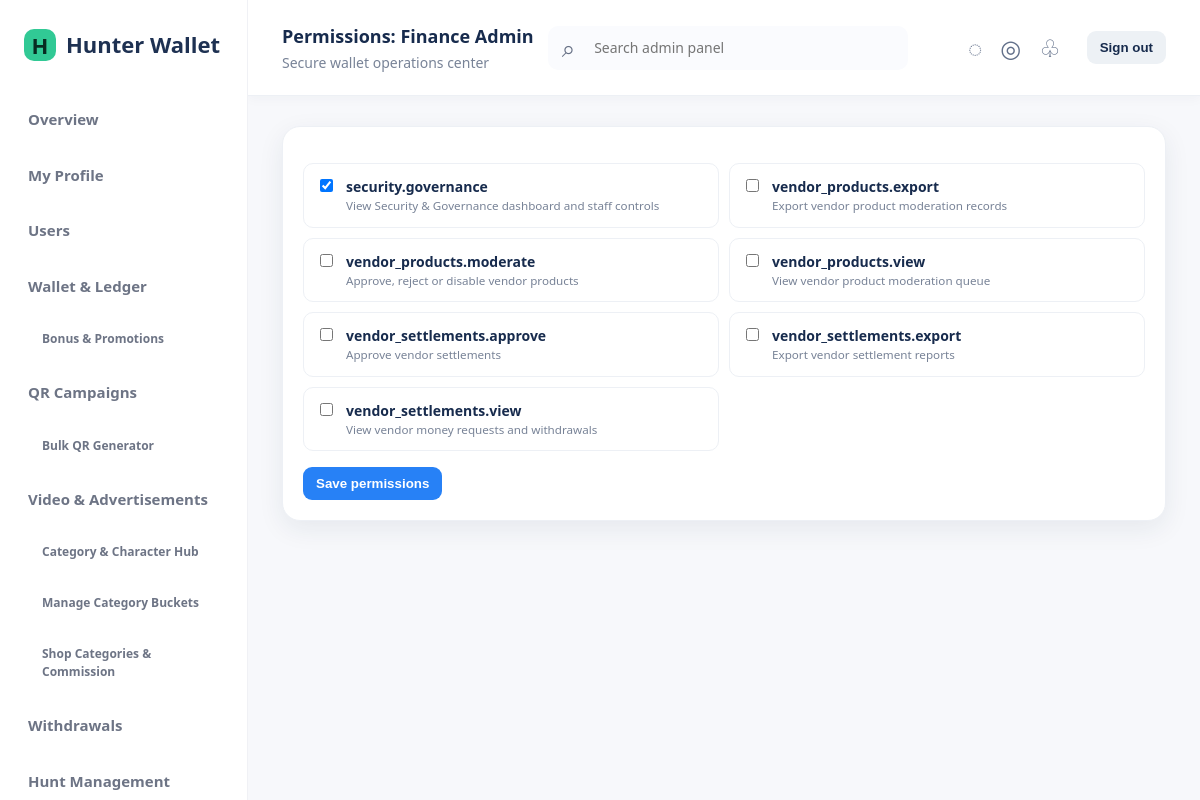
Screenshot of /admin/admins/permissions.php?role_id=2 (signed in) with the database file from the repository.
### tables this page shows
CREATE TABLE admin_permissions (id INT UNSIGNED AUTO_INCREMENT PRIMARY KEY, code VARCHAR(100) NOT NULL UNIQUE, description VARCHAR(255) NULL);

CREATE TABLE admin_roles (id INT UNSIGNED AUTO_INCREMENT PRIMARY KEY, name VARCHAR(80) NOT NULL UNIQUE, created_at DATETIME NOT NULL DEFAULT CURRENT_TIMESTAMP);

### config/config.php (called while the page is built, shortened)
<?php
function env(string $key, mixed $default = null): mixed
{
    $value = getenv($key);
    return $value === false ? $default : $value;
}
return [
    'env' => env('APP_ENV', 'production'),
    'url' => rtrim((string) env('APP_URL', ''), '/'),
    'key' => (string) env('APP_KEY', ''),
    'session_timeout' => (int) env('SESSION_TIMEOUT', 1800),
    'cookie_secure' => filter_var(env('COOKIE_SECURE', '1'), FILTER_VALIDATE_BOOL),
    'razorpay_webhook_secret' => (string) env('RAZORPAY_WEBHOOK_SECRET', ''),
    'phonepe_webhook_secret' => (string) env('PHONEPE_WEBHOOK_SECRET', ''),
];

### includes/bootstrap.php (called while the page is built, shortened)
<?php
$config = require dirname(__DIR__) . '/config/config.php';
require_once APP_ROOT . '/config/database.php';
require_once APP_ROOT . '/includes/functions.php';
require_once APP_ROOT . '/includes/auth.php';
require_once APP_ROOT . '/includes/permissions.php';

### includes/functions.php (called while the page is built, shortened)
<?php
function e(mixed $value): string { return htmlspecialchars((string) $value, ENT_QUOTES | ENT_SUBSTITUTE, 'UTF-8'); }
function app_url(string $path = ''): string { global $config; return ($config['url'] ?: '') . '/' . ltrim($path, '/'); }
function setting_value(string $key, ?string $default = null, bool $secret = false): ?string
{
    static $cache = [];
    $cacheKey = ($secret ? 'secret:' : 'plain:') . $key;
    try {
        $stmt = db()->prepare('SELECT `value`, is_secret FROM system_settings WHERE `key` = ? LIMIT 1');
        $stmt->execute([$key]);
        $row = $stmt->fetch();
        if (!$row) return $cache[$cacheKey] = $default;
        return $cache[$cacheKey] = (string)$row['value'];
    } catch (Throwable $e) {
        return $cache[$cacheKey] = $default;
    }
}

### config/database.php (called while the page is built, shortened)
<?php
function db(): PDO
{
    static $pdo;
    if ($pdo instanceof PDO) return $pdo;
    $dsn = sprintf('mysql:host=%s;port=%s;dbname=%s;charset=utf8mb4', env('DB_HOST', '127.0.0.1'), env('DB_PORT', '3306'), env('DB_NAME', 'hunter_wallet'));
    $pdo = new PDO($dsn, (string) env('DB_USER', 'root'), (string) env('DB_PASS', ''), [
        PDO::ATTR_ERRMODE => PDO::ERRMODE_EXCEPTION,
        PDO::ATTR_DEFAULT_FETCH_MODE => PDO::FETCH_ASSOC,
        PDO::ATTR_EMULATE_PREPARES => false,
    ]);
    return $pdo;
}

### includes/permissions.php (called while the page is built, shortened)
<?php
function permissions(): array
{
    static $items;
    if ($items !== null) return $items;
    $current = admin(); if (!$current) return $items = [];
    if ($current['role_name'] === 'Super Admin') return $items = ['*'];
    $stmt = db()->prepare('SELECT p.code FROM admin_permissions p JOIN admin_role_permissions rp ON rp.permission_id=p.id WHERE rp.role_id=?');
    $stmt->execute([$current['role_id']]); return $items = array_column($stmt->fetchAll(), 'code');
}
function can(string $permission): bool { $all = permissions(); return in_array('*', $all, true) || in_array($permission, $all, true); }
function require_permission(string $permission): void { require_admin(); if (!can($permission)) { http_response_code(403); exit('Forbidden'); } }

### includes/auth.php (called while the page is built, shortened)
<?php
function admin(): ?array
{
    static $cached = false;
    if ($cached !== false) return $cached;
    $stmt = db()->prepare('SELECT a.*, r.name role_name FROM admins a JOIN admin_roles r ON r.id=a.role_id WHERE a.id=? AND a.status="ACTIVE"');
    $stmt->execute([(int) $_SESSION['admin_id']]);
    return $cached = ($stmt->fetch() ?: null);
}
function require_admin(): void { if (!admin()) { flash('error', 'Please sign in.'); redirect('/admin/login.php'); } }

### admin/admins/permissions.php (the view)
<?php declare(strict_types=1);require dirname(__DIR__,2).'/includes/bootstrap.php';require_permission('admins.edit');$roleId=filter_var(input('role_id'),FILTER_VALIDATE_INT);if(!$roleId){http_response_code(404);exit('Not found');}$stmt=db()->prepare('SELECT * FROM admin_roles WHERE id=?');$stmt->execute([$roleId]);$role=$stmt->fetch();if(!$role){http_response_code(404);exit('Not found');}$permissions=db()->query('SELECT * FROM admin_permissions ORDER BY code')->fetchAll();if(is_post()){verify_csrf();if($role['name']==='Super Admin'){flash('error','Super Admin always has complete access.');}else{$chosen=array_map('intval',(array)($_POST['permissions']??[]));$valid=array_map('intval',array_column($permissions,'id'));$chosen=array_values(array_intersect($chosen,$valid));$pdo=db();$pdo->beginTransaction();try{$old=$pdo->prepare('SELECT permission_id FROM admin_role_permissions WHERE role_id=?');$old->execute([$roleId]);$before=array_map('intval',array_column($old->fetchAll(),'permission_id'));$pdo->prepare('DELETE FROM admin_role_permissions WHERE role_id=?')->execute([$roleId]);$insert=$pdo->prepare('INSERT INTO admin_role_permissions(role_id,permission_id) VALUES(?,?)');foreach($chosen as $permissionId)$insert->execute([$roleId,$permissionId]);audit_log((int)admin()['id'],'ROLE_PERMISSIONS_UPDATED','admins',(string)$roleId,$before,$chosen);$pdo->commit();flash('success','Role permissions updated.');}catch(Throwable $e){if($pdo->inTransaction())$pdo->rollBack();flash('error','Could not update permissions.');}}redirect('/admin/admins/permissions.php?role_id='.$roleId);}$currentStmt=db()->prepare('SELECT permission_id FROM admin_role_permissions WHERE role_id=?');$currentStmt->execute([$roleId]);$current=array_map('intval',array_column($currentStmt->fetchAll(),'permission_id'));$pageTitle='Permissions: '.$role['name'];require APP_ROOT.'/includes/header.php';?>
<section class="panel"><form method="post"><?=csrf_field()?><div class="permission-grid"><?php foreach($permissions as $p):?><label class="check-card"><input type="checkbox" name="permissions[]" value="<?=e($p['id'])?>" <?=in_array((int)$p['id'],$current,true)?'checked':''?> <?=$role['name']==='Super Admin'?'disabled':''?>><span><strong><?=e($p['code'])?></strong><small><?=e($p['description'])?></small></span></label><?php endforeach?></div><?php if($role['name']!=='Super Admin'):?><button class="btn">Save permissions</button><?php endif?></form></section><?php require APP_ROOT.'/includes/footer.php';

### includes/header.php (shortened to what this page needs)
<?php declare(strict_types=1); require_admin(); $pageTitle=$pageTitle??'Dashboard'; $current=admin(); $brandName=setting_value('brand_name','Hunter Wallet'); $logo=setting_value('brand_logo_url',''); $favicon=setting_value('brand_favicon_url',''); $primary=setting_value('primary_color','#12304a'); $accent=setting_value('accent_color','#24c79a'); ?>
<!doctype html><html lang="en"><head><link rel="stylesheet" href="<?=e(app_url('/assets/css/style.css'))?>?v=<?=filemtime(__DIR__.'/../assets/css/style.css')?>"></head>
<body><div class="app-shell">
<aside class="sidebar" id="sidebar"><a class="brand" href="<?=e(app_url('/admin/dashboard.php'))?>"><?php if($logo):?><img src="<?=e($logo)?>" alt="" style="width:34px;height:34px;object-fit:contain;border-radius:10px"><?php else:?><span>H</span><?php endif?> <?=e($brandName)?></a>
<nav>
<a href="<?=e(app_url('/admin/dashboard.php'))?>">Overview</a><a href="<?=e(app_url('/admin/admins/profile.php'))?>">My Profile</a>
<?php if(can('users.view')):?><a href="<?=e(app_url('/admin/users/index.php'))?>">Users</a><?php endif?>
<?php if(can('wallet.view')):?><a href="<?=e(app_url('/admin/wallets/index.php'))?>">Wallet &amp; Ledger</a><?php endif?>
<?php if(can('wallet.bonus')):?><a class="nav-sub" href="<?=e(app_url('/admin/wallet/bonus.php'))?>">Bonus &amp; Promotions</a><?php endif?>
<?php if(can('qr_campaigns.manage')):?><a href="<?=e(app_url('/admin/qr/index.php'))?>">QR Campaigns</a><?php endif?>
<?php if(can('qr.generate')):?><a class="nav-sub" href="<?=e(app_url('/admin/qr/bulk.php'))?>">Bulk QR Generator</a><?php endif?>
<?php if(can('video_categories.manage')):?><a href="<?=e(app_url('/admin/video/index.php'))?>">Video &amp; Advertisements</a><?php endif?>
<?php if(can('video_categories.manage')):?><a class="nav-sub" href="<?=e(app_url('/admin/categories/index.php'))?>">Category &amp; Character Hub</a><a class="nav-sub" href="<?=e(app_url('/admin/categories/manage.php'))?>">Manage Category Buckets</a><a class="nav-sub" href="<?=e(app_url('/admin/categories/commission.php'))?>">Shop Categories &amp; Commission</a><?php endif?>
<?php if(can('withdrawals.view')):?><a href="<?=e(app_url('/admin/withdrawals/index.php'))?>">Withdrawals</a><?php endif?>
<?php if(can('hunts.view')):?><a href="<?=e(app_url('/admin/hunts/index.php'))?>">Hunt Management</a><?php endif?>
</nav></aside>
<main><header class="topbar"><div class="topbar-search"><span>⌕</span><input type="search" placeholder="Search admin panel" aria-label="Search"></div><div class="topbar-tools"><span>◌</span><span>◎</span><span>♧</span></div><div><h1><?=e($pageTitle)?></h1><p><?=e($pageSubtitle??'Secure wallet operations center')?></p></div><form class="logout-form" method="post" action="<?=e(app_url('/admin/logout.php'))?>"><button class="btn secondary" type="submit">Sign out</button></form></header><section class="content">

### includes/footer.php
</section></main></div><div id="toast" class="toast" role="status"></div><script src="<?=e(app_url('/assets/js/app.js').'?v='.filemtime(APP_ROOT.'/assets/js/app.js'))?>"></script></body></html>

### assets/css/style.css (style rules this page uses)
:root { --navy:#12263f;--ink:#182534;--muted:#6c7b8a;--line:#e5eaf0;--bg:#f5f7fa;--green:#0d9f6e;--red:#d13c4d;--amber:#d78909;--blue:#2764d9;--white:#fff;--radius:14px;--shadow:0 8px 24px rgba(18,38,63,.07) }
* { box-sizing:border-box }
body { margin:0;background:var(--bg);color:var(--ink);font:14px/1.5 system-ui,-apple-system,BlinkMacSystemFont,"Segoe UI",sans-serif }
a { color:inherit;text-decoration:none }
.app-shell { min-height:100vh;display:grid;grid-template-columns:248px 1fr }
.sidebar { background:var(--navy);color:#dce6f1;padding:24px 16px;display:flex;flex-direction:column;position:sticky;top:0;height:100vh }
.brand { font-size:18px;font-weight:750;display:flex;gap:10px;align-items:center;padding:0 10px 26px }
.brand span { display:grid;place-items:center;background:#31c995;color:#082b21;width:32px;height:32px;border-radius:10px }
.sidebar nav { display:grid;gap:5px }
.sidebar nav a { padding:11px 13px;border-radius:9px;color:#b9c7d6 }
main { min-width:0 }
.topbar { height:88px;background:white;border-bottom:1px solid var(--line);padding:16px 28px;display:flex;align-items:center;gap:14px }
.topbar h1 { font-size:21px;margin:0 }
.topbar p { margin:2px 0 0;color:var(--muted) }
.topbar .btn { margin-left:auto }
.content { padding:26px;max-width:1600px;margin:auto }
.card,.panel { background:white;border:1px solid var(--line);border-radius:var(--radius);box-shadow:var(--shadow) }
.panel { padding:20px;margin-bottom:20px }
.btn { appearance:none;border:0;border-radius:9px;background:var(--blue);color:white;padding:9px 13px;font-weight:700;cursor:pointer;display:inline-block }
.btn.secondary { background:#edf1f5;color:var(--ink) }
input,select,textarea { font:inherit;border:1px solid #ccd5df;border-radius:9px;padding:10px 11px;background:white;min-height:40px }
.topbar .logout-form { margin-left:auto }
.sidebar nav a.nav-sub { padding-left:28px;font-size:12px }
.permission-grid { display:grid;grid-template-columns:repeat(2,minmax(0,1fr));gap:10px;margin:16px 0 }
.check-card { display:flex;gap:10px;align-items:flex-start;border:1px solid var(--line);border-radius:10px;padding:12px }
.check-card input { min-height:auto }
.check-card small { display:block;color:var(--muted) }
.sidebar { overflow-y:auto }
:root { --navy:#fff;--ink:#172b4d;--muted:#788397;--line:#edf0f5;--bg:#f7f8fb;--blue:#2781f6;--radius:18px;--shadow:0 8px 26px rgba(31,48,75,.08) }
.topbar-search { display:flex;align-items:center;gap:8px;background:#fafbfe;border-radius:10px;padding:0 14px;width:min(360px,35vw);order:1 }
.topbar-search span { font-size:24px;color:#667085 }
.topbar-search input { border:0;background:transparent;outline:0;width:100%;min-height:44px }
.topbar-tools { display:flex;gap:18px;color:#62708a;font-size:24px;order:2;margin-left:auto }
.topbar>div:nth-of-type(2) { order:3 }
.topbar .logout-form { order:4;margin-left:12px }
.topbar h1 { font-size:18px }
.sidebar { background:#fff;color:#6d7485;border-right:1px solid #f0f1f5;padding:28px 14px }
.brand { font-size:22px;color:#1e3152;padding-bottom:34px }
.sidebar nav { gap:7px }
.sidebar nav a { color:#6d7485;font-size:15px;font-weight:600;padding:13px 14px }
.topbar { height:96px;padding:18px 34px;box-shadow:0 2px 12px rgba(31,48,75,.04) }
.content { padding:30px 34px }
.panel,.card { border-radius:18px;box-shadow:0 8px 26px rgba(31,48,75,.08) }

### rows the page displays
admin_permissions: id.name "☑", code "security.governance", description "View Security & Governance dashboard and staff controls"
admin_permissions: code "vendor_products.export", description "Export vendor product moderation records"
admin_permissions: code "vendor_products.moderate", description "Approve, reject or disable vendor products"
admin_permissions: code "vendor_products.view", description "View vendor product moderation queue"
admin_permissions: code "vendor_settlements.approve", description "Approve vendor settlements"
admin_permissions: code "vendor_settlements.export", description "Export vendor settlement reports"
admin_permissions: code "vendor_settlements.view", description "View vendor money requests and withdrawals"

### other values shown
$brandName "Hunter Wallet"
$pageTitle "Permissions: Finance Admin"
$pageSubtitle "Secure wallet operations center"
